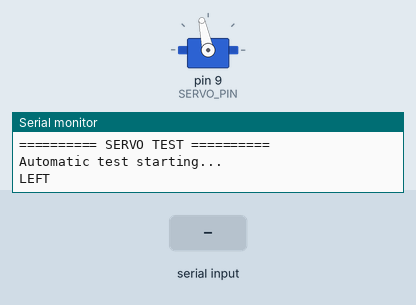
This sketch was run on a simulated Arduino Uno, built with avr-gcc and run on an emulated ATmega328P. Shown: servo, the last lines printed to the serial monitor. The test bench sets the inputs (shaded band).

Above: at 0.1 s.
At 3.1 s:
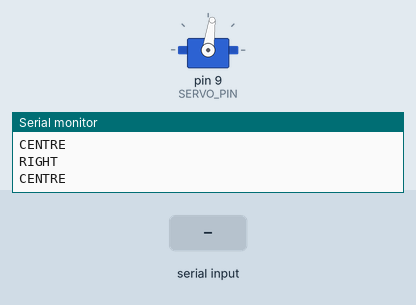
5.1 s: "30,150\n" received over Serial
At 6.8 s:
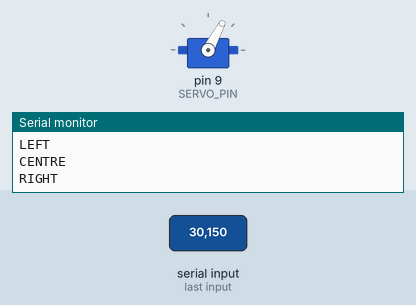
Timing chart, 0 to 14.1 s (numbered marks = the images above; inputs shaded):
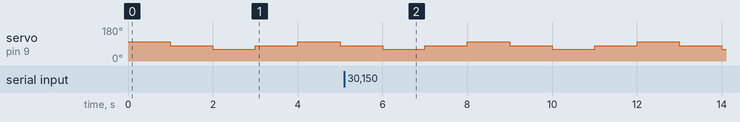

The sketch:

Servo_test.ino
```cpp
#include <Servo.h>

Servo steeringServo;

const int SERVO_PIN = 9;

// Adjust these if needed
const int LEFT = 102;
const int CENTRE = 82;
const int RIGHT = 62;

void setup() {
  Serial.begin(115200);

  steeringServo.attach(SERVO_PIN);

  Serial.println();
  Serial.println("========== SERVO TEST ==========");
  Serial.println("Automatic test starting...");
  Serial.println();
}

void loop() {

  // Automatic movement
  Serial.println("LEFT");
  steeringServo.write(LEFT);
  delay(1000);

  Serial.println("CENTRE");
  steeringServo.write(CENTRE);
  delay(1000);

  Serial.println("RIGHT");
  steeringServo.write(RIGHT);
  delay(1000);

  Serial.println("CENTRE");
  steeringServo.write(CENTRE);
  delay(1000);

  // Manual control
  if (Serial.available()) {

    int angle = Serial.parseInt();

    if (angle >= 0 && angle <= 180) {

      steeringServo.write(angle);

      Serial.print("Moved to ");
      Serial.print(angle);
      Serial.println(" degrees");

    } else {

      Serial.println("Invalid angle (0-180)");

    }

    while (Serial.available())
      Serial.read();
  }
}
```
